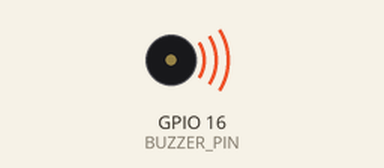
A sketch run on a simulated ESP32. Shown: buzzer (waves = sounding).

Above: at 0.2 s.
At 5.35 s:
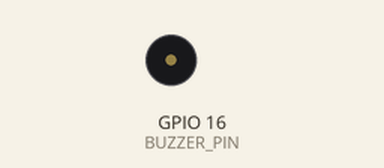
Timing chart, 0 to 5.7 s (numbered marks = the images above):
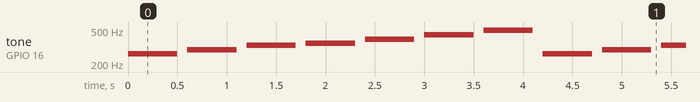

Measured:
- by itself, tone on GPIO 16 (BUZZER_PIN): repeats every 4.2 s: silent 0.10 s, 294 Hz 0.50 s, silent 0.10 s, 330 Hz 0.50 s, silent 0.10 s, 349 Hz 0.50 s, silent 0.10 s, 392 Hz 0.50 s, silent 0.10 s, 440 Hz 0.50 s, silent 0.10 s, 494 Hz 0.50 s, silent 0.10 s, 262 Hz 0.50 s

The sketch:

tone32_esp32_speaker_8ohm.ino
```cpp
#include <Tone32.h>

#define BUZZER_PIN 16
#define BUZZER_CHANNEL 0

void setup() {}

void loop() {
  tone(BUZZER_PIN, NOTE_C4, 500, BUZZER_CHANNEL);
  noTone(BUZZER_PIN, BUZZER_CHANNEL);
  delay(100);
  tone(BUZZER_PIN, NOTE_D4, 500, BUZZER_CHANNEL);
  noTone(BUZZER_PIN, BUZZER_CHANNEL);
  delay(100);
  tone(BUZZER_PIN, NOTE_E4, 500, BUZZER_CHANNEL);
  noTone(BUZZER_PIN, BUZZER_CHANNEL);
  delay(100);
  tone(BUZZER_PIN, NOTE_F4, 500, BUZZER_CHANNEL);
  noTone(BUZZER_PIN, BUZZER_CHANNEL);
  delay(100);
  tone(BUZZER_PIN, NOTE_G4, 500, BUZZER_CHANNEL);
  noTone(BUZZER_PIN, BUZZER_CHANNEL);
  delay(100);
  tone(BUZZER_PIN, NOTE_A4, 500, BUZZER_CHANNEL);
  noTone(BUZZER_PIN, BUZZER_CHANNEL);
  delay(100);
  tone(BUZZER_PIN, NOTE_B4, 500, BUZZER_CHANNEL);
  noTone(BUZZER_PIN, BUZZER_CHANNEL);
  delay(100);
}
```
